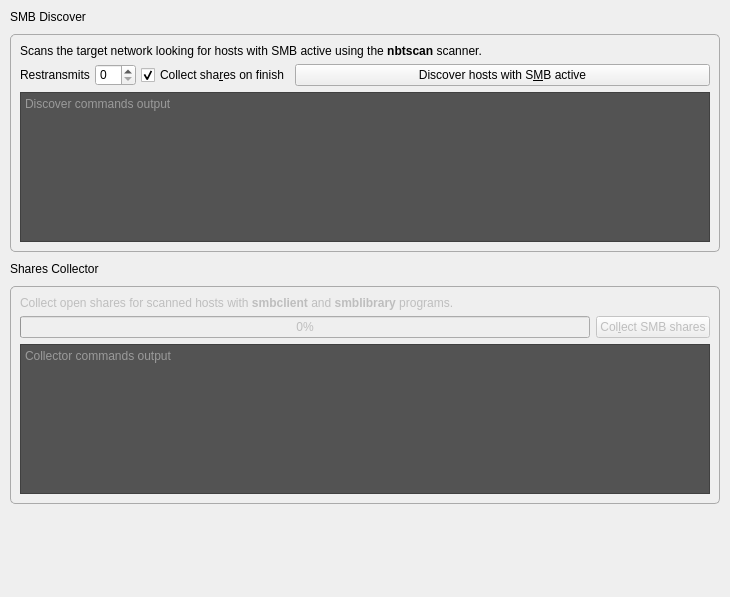
<?xml version="1.0" encoding="UTF-8"?>
<ui version="4.0">
 <class>SmbScanner</class>
 <widget class="QWidget" name="SmbScanner">
  <property name="geometry">
   <rect>
    <x>0</x>
    <y>0</y>
    <width>730</width>
    <height>597</height>
   </rect>
  </property>
  <property name="windowTitle">
   <string>Form</string>
  </property>
  <layout class="QVBoxLayout" name="verticalLayout_2">
   <property name="spacing">
    <number>10</number>
   </property>
   <property name="leftMargin">
    <number>10</number>
   </property>
   <property name="topMargin">
    <number>10</number>
   </property>
   <property name="rightMargin">
    <number>10</number>
   </property>
   <property name="bottomMargin">
    <number>10</number>
   </property>
   <item>
    <widget class="QLabel" name="discoverTitleLabel">
     <property name="text">
      <string>SMB Discover</string>
     </property>
    </widget>
   </item>
   <item>
    <widget class="QFrame" name="discoverFrame">
     <property name="styleSheet">
      <string notr="true">#discoverFrame {
	border: 1px solid #aaa;
	border-radius: 5px;
}</string>
     </property>
     <property name="frameShape">
      <enum>QFrame::HLine</enum>
     </property>
     <property name="frameShadow">
      <enum>QFrame::Plain</enum>
     </property>
     <layout class="QVBoxLayout" name="verticalLayout_4">
      <item>
       <widget class="QLabel" name="discoverDescLabel">
        <property name="text">
         <string>&lt;html&gt;&lt;head/&gt;&lt;body&gt;&lt;p&gt;Scans the target network looking for hosts with SMB active using the &lt;span style=&quot; font-weight:600;&quot;&gt;nbtscan&lt;/span&gt; scanner.&lt;/p&gt;&lt;/body&gt;&lt;/html&gt;</string>
        </property>
       </widget>
      </item>
      <item>
       <layout class="QHBoxLayout" name="controlsLayout">
        <property name="spacing">
         <number>5</number>
        </property>
        <item>
         <widget class="QLabel" name="repeatsLabel">
          <property name="text">
           <string>Restransmits</string>
          </property>
         </widget>
        </item>
        <item>
         <widget class="QSpinBox" name="repeatsSpin"/>
        </item>
        <item>
         <widget class="QCheckBox" name="collectSharesCheckbox">
          <property name="text">
           <string>Collect sha&amp;res on finish</string>
          </property>
          <property name="checked">
           <bool>true</bool>
          </property>
         </widget>
        </item>
        <item>
         <widget class="QPushButton" name="discoverButton">
          <property name="sizePolicy">
           <sizepolicy hsizetype="Expanding" vsizetype="Fixed">
            <horstretch>0</horstretch>
            <verstretch>0</verstretch>
           </sizepolicy>
          </property>
          <property name="text">
           <string>Discover hosts with S&amp;MB active</string>
          </property>
         </widget>
        </item>
       </layout>
      </item>
      <item>
       <widget class="QTextEdit" name="discoverOutputTextEdit">
        <property name="sizePolicy">
         <sizepolicy hsizetype="Expanding" vsizetype="Expanding">
          <horstretch>0</horstretch>
          <verstretch>0</verstretch>
         </sizepolicy>
        </property>
        <property name="minimumSize">
         <size>
          <width>0</width>
          <height>150</height>
         </size>
        </property>
        <property name="maximumSize">
         <size>
          <width>16777215</width>
          <height>150</height>
         </size>
        </property>
        <property name="styleSheet">
         <string notr="true">#discoverOutputTextEdit {
	background-color: rgb(83, 83, 83);
	color: rgb(226, 226, 226);
}</string>
        </property>
        <property name="readOnly">
         <bool>true</bool>
        </property>
        <property name="placeholderText">
         <string>Discover commands output</string>
        </property>
       </widget>
      </item>
     </layout>
    </widget>
   </item>
   <item>
    <widget class="QLabel" name="sharesCollectorLabel">
     <property name="text">
      <string>Shares Collector</string>
     </property>
    </widget>
   </item>
   <item>
    <widget class="QFrame" name="collectorFrame">
     <property name="enabled">
      <bool>false</bool>
     </property>
     <property name="styleSheet">
      <string notr="true">#collectorFrame {
	border: 1px solid #aaa;
	border-radius: 5px;
}</string>
     </property>
     <property name="frameShape">
      <enum>QFrame::StyledPanel</enum>
     </property>
     <property name="frameShadow">
      <enum>QFrame::Plain</enum>
     </property>
     <layout class="QVBoxLayout" name="verticalLayout">
      <item>
       <widget class="QLabel" name="collectorDescLabel">
        <property name="text">
         <string>&lt;html&gt;&lt;head/&gt;&lt;body&gt;&lt;p&gt;Collect open shares for scanned hosts with &lt;span style=&quot; font-weight:600;&quot;&gt;smbclient &lt;/span&gt;and &lt;span style=&quot; font-weight:600;&quot;&gt;smblibrary &lt;/span&gt;programs.&lt;/p&gt;&lt;/body&gt;&lt;/html&gt;</string>
        </property>
       </widget>
      </item>
      <item>
       <layout class="QHBoxLayout" name="horizontalLayout">
        <item>
         <widget class="QProgressBar" name="collectorProgressBar">
          <property name="value">
           <number>0</number>
          </property>
         </widget>
        </item>
        <item>
         <widget class="QPushButton" name="collectSharesButton">
          <property name="text">
           <string>Col&amp;lect SMB shares</string>
          </property>
         </widget>
        </item>
       </layout>
      </item>
      <item>
       <widget class="QTextEdit" name="collectorOutputTextEdit">
        <property name="minimumSize">
         <size>
          <width>0</width>
          <height>150</height>
         </size>
        </property>
        <property name="maximumSize">
         <size>
          <width>16777215</width>
          <height>150</height>
         </size>
        </property>
        <property name="styleSheet">
         <string notr="true">#collectorOutputTextEdit {
	background-color: rgb(83, 83, 83);
	color: rgb(226, 226, 226);
}</string>
        </property>
        <property name="readOnly">
         <bool>true</bool>
        </property>
        <property name="placeholderText">
         <string>Collector commands output</string>
        </property>
       </widget>
      </item>
     </layout>
    </widget>
   </item>
   <item>
    <spacer name="verticalSpacer">
     <property name="orientation">
      <enum>Qt::Vertical</enum>
     </property>
     <property name="sizeHint" stdset="0">
      <size>
       <width>20</width>
       <height>40</height>
      </size>
     </property>
    </spacer>
   </item>
  </layout>
 </widget>
 <resources/>
 <connections/>
</ui>
